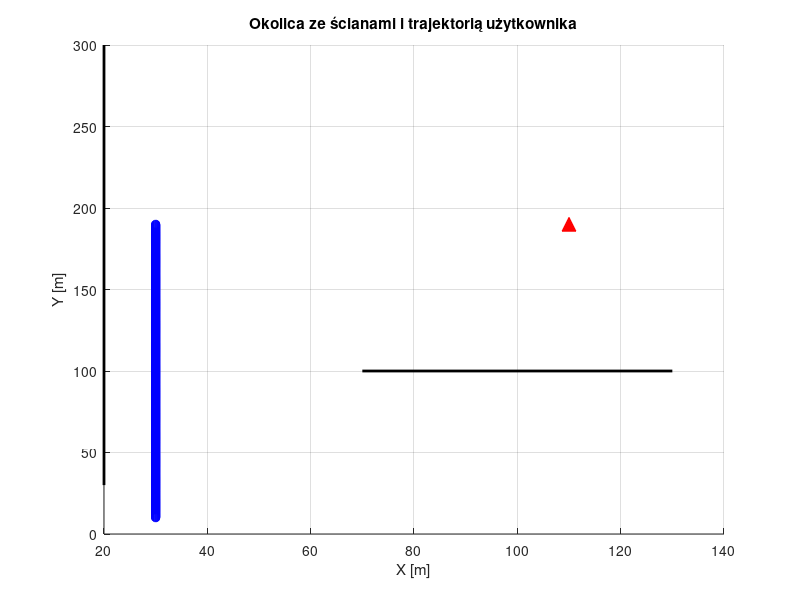
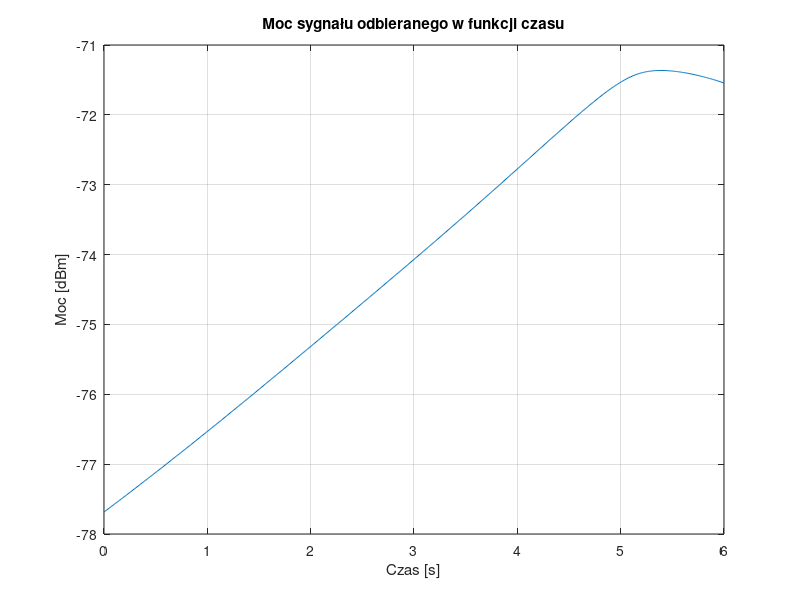

Reproduce these figures in MATLAB, in order.
clear all; close all; clc;
%jak c
% Parametry
Pt = 5; % Moc nadajnika w watach
f = 3e9; % Częstotliwość w Hz
c = 3e8; % Prędkość światła w m/s
lambda = c / f; % Długość fali
reflection_coeff = 0.7; % Współczynnik odbicia
x_bs = 110; % Pozycja stacji bazowej
y_bs = 190;
v = 30; % Prędkość użytkownika (m/s)

% Pozycje ścian
%{
walls = [
    60 40 200 40;  % Ściana 1
    70 90 180 90   % Ściana 2
];
%}
walls = [
    20 30 20 300;  % Ściana 1
    70 100 130 100   % Ściana 2
];

% Pozycja początkowa użytkownika
x_user = 30;
y_user_start = 10;

% Czas symulacji
t_total = 6; % sekundy
dt = 0.01; % krok czasowy (10 ms)
time = 0:dt:t_total; % Wektor czasu

% Trajektoria użytkownika
y_user = y_user_start + v * time;

% Odległość bezpośrednia (od stacji bazowej do użytkownika)
d_direct = sqrt((x_bs - x_user).^2 + (y_bs - y_user).^2);

% Obliczanie mocy sygnału bezpośredniego
Pr_direct = Pt * (lambda ./ (4 * pi * d_direct)).^2;

% Rysowanie wykresu okolicy z ścianami
figure;
hold on;
plot([walls(1,1), walls(1,3)], [walls(1,2), walls(1,4)], 'k-', 'LineWidth', 2); % Ściana 1
plot([walls(2,1), walls(2,3)], [walls(2,2), walls(2,4)], 'k-', 'LineWidth', 2); % Ściana 2
plot(x_bs, y_bs, 'r^', 'MarkerSize', 10, 'MarkerFaceColor', 'r'); % Stacja bazowa
plot(x_user * ones(size(y_user)), y_user, 'bo'); % Trajektoria użytkownika
title('Okolica ze ścianami i trajektorią użytkownika');
xlabel('X [m]');
ylabel('Y [m]');
grid on;

% Moc sygnału odbitego od ścian
Pr_reflected = zeros(size(time)); % Inicjalizacja

% Poprawiona pętla dla odbić od ścian
for i = 1:size(walls, 1)
    % Środek każdej ściany (upraszczamy odbicia od środka ściany)
    x_wall = (walls(i,1) + walls(i,3)) / 2;
    y_wall = (walls(i,2) + walls(i,4)) / 2;
    
    % Odległość stacja -> ściana -> użytkownik
    d_bs_wall = sqrt((x_bs - x_wall)^2 + (y_bs - y_wall)^2);
    d_wall_user = sqrt((x_wall - x_user).^2 + (y_wall - y_user).^2);
    
    % Całkowita odległość
    d_reflected = d_bs_wall + d_wall_user;
    
    % Moc odbita
    Pr_reflected = Pr_reflected + reflection_coeff * Pt * (lambda ./ (4 * pi * d_reflected)).^2;
end

% Sumaryczna moc odbierana
Pr_total = Pr_direct + Pr_reflected;

% Wykres mocy sygnału w funkcji czasu
figure;
plot(time, 10*log10(Pr_total)); % Moc w dBm
title('Moc sygnału odbieranego w funkcji czasu');
xlabel('Czas [s]');
ylabel('Moc [dBm]');
grid on;
